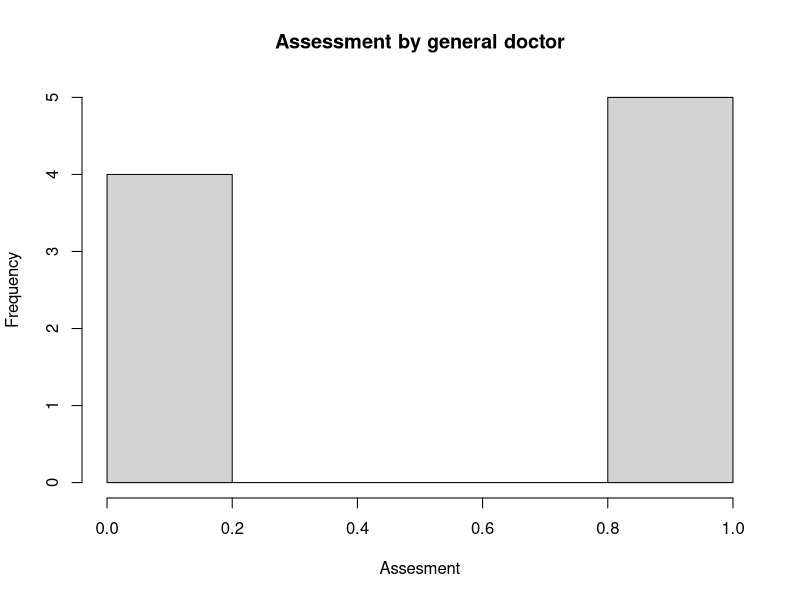
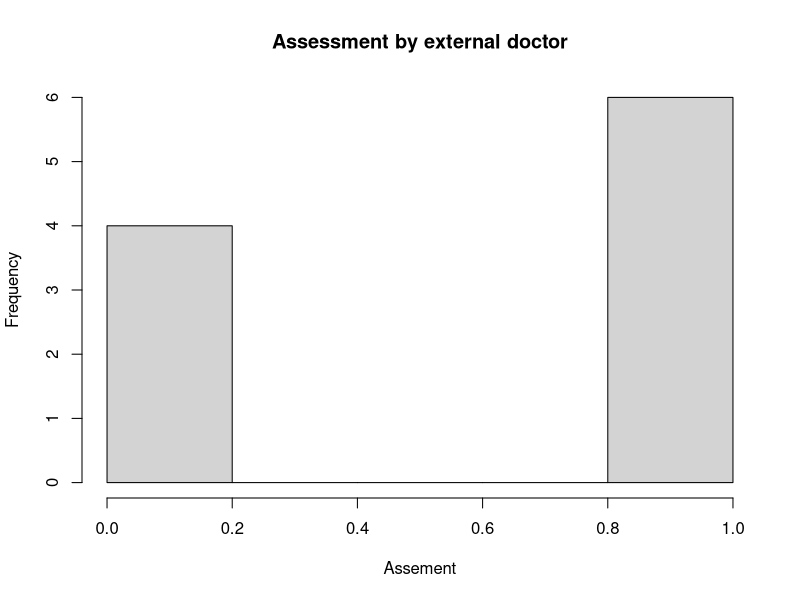
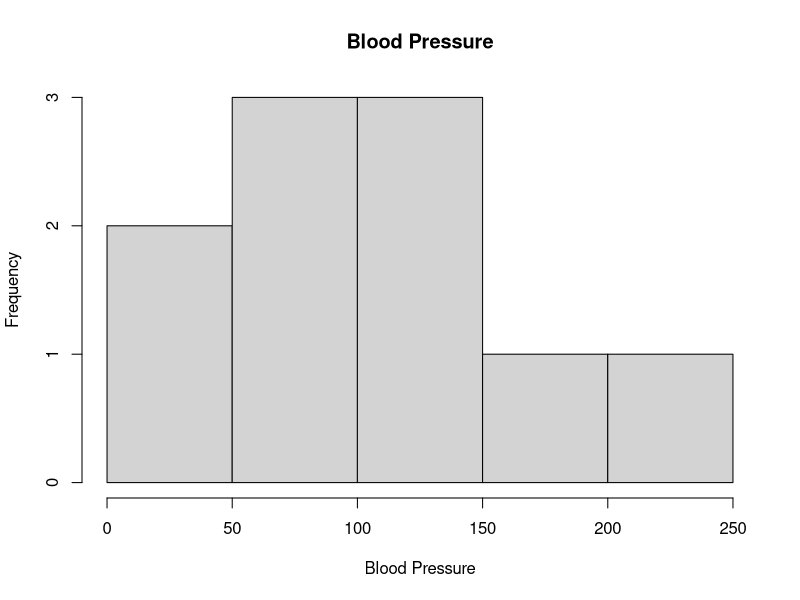
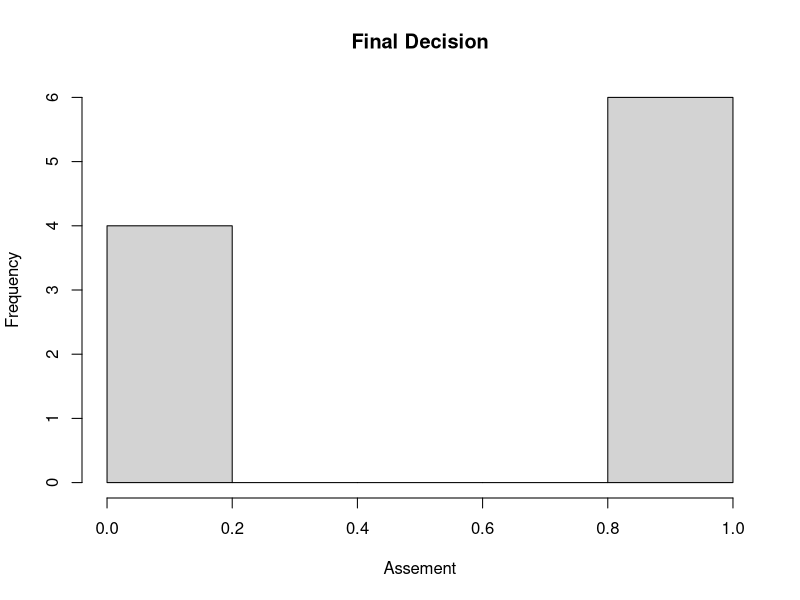
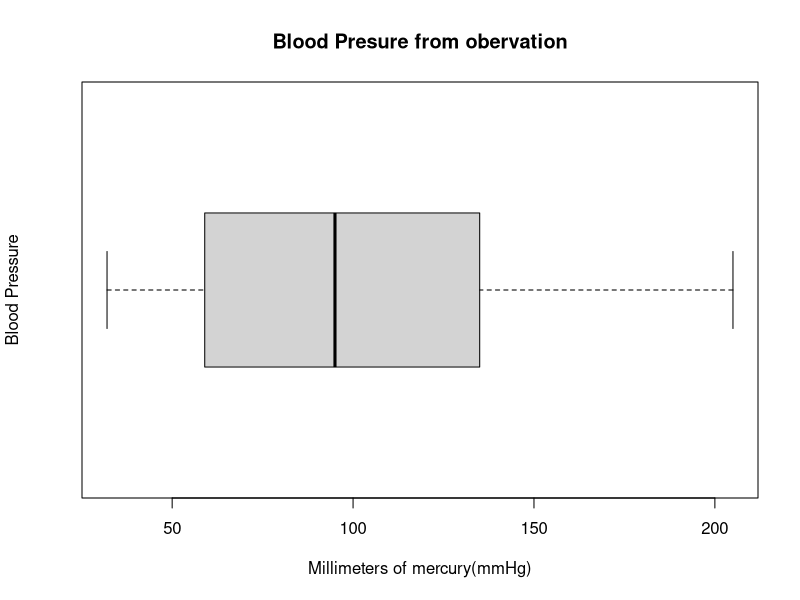
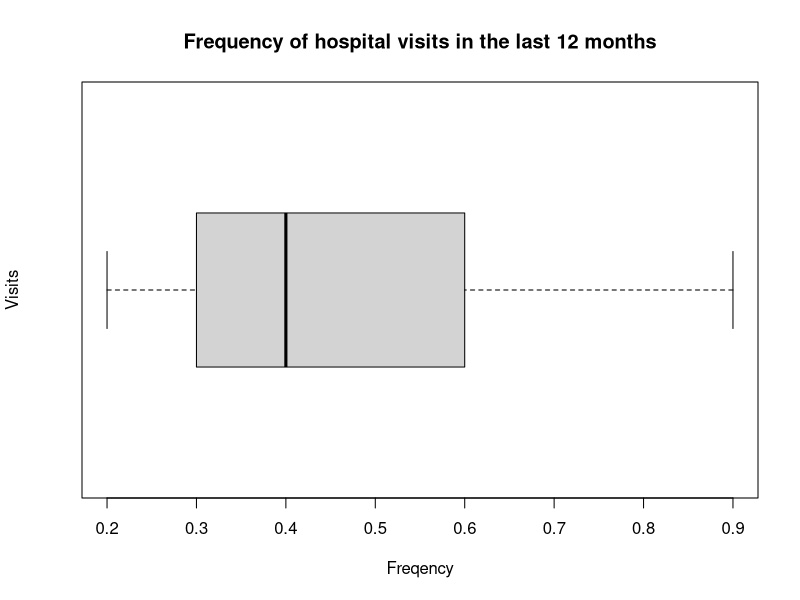
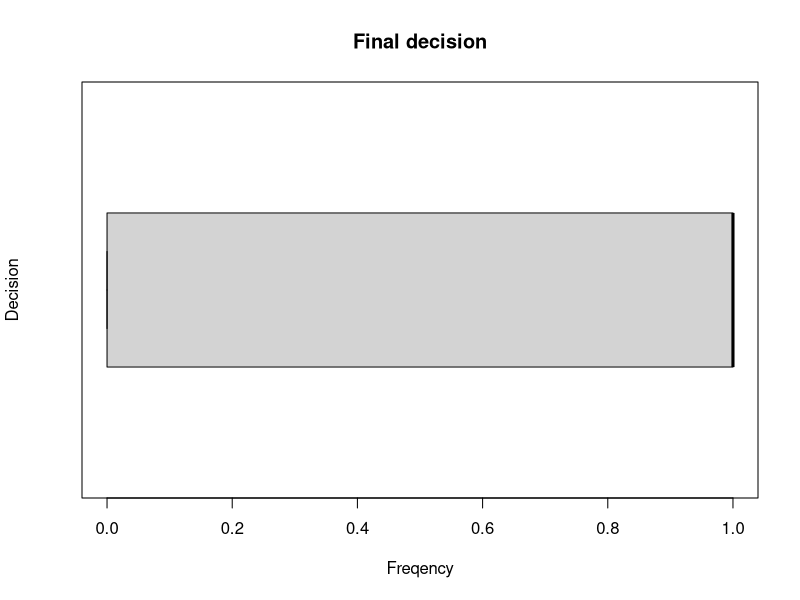

Recreate these plots in R, in order.
#Module4 

#Define variables
freq<- c(0.6, 0.3, 0.4, 0.2, 0.6, 0.3, 0.4, 0.9, 0.2)
bloodp<- c(103, 87, 32, 42, 59, 109, 78, 205, 135, 176)
first<- c(1, 1, 1, 1, 0, 0, 0, 0, NA, 1)
second<- c(0, 0, 1, 1, 0, 0, 1, 1, 1, 1)
Final_decision<- c(0, 1, 0, 1, 0, 1, 0, 1, 1, 1)


#Calculate the mean and median for some variable
bloodp_stats<- c(Mean= mean(bloodp), Median= median(bloodp))
bloodp_stats

freq_stats<- c(Mean= mean(freq), Median= median(freq))
freq_stats


#Create histogram and box plot for each variables
#Add title and change X axle label

hist(first,
     main = "Assessment by general doctor", 
     xlab = "Assesment")

hist(second,
     main = "Assessment by external doctor",
     xlab = "Assement")

hist(bloodp,
     main = "Blood Pressure",
     xlab = "Blood Pressure")

hist(Final_decision,
     main = "Final Decision",
     xlab = "Assement")


boxplot(bloodp,
        main = "Blood Presure from obervation",
        xlab = "Millimeters of mercury(mmHg)",
        ylab = "Blood Pressure",
        horizontal = TRUE)

boxplot(freq,
        main = "Frequency of hospital visits in the last 12 months",
        xlab = "Freqency",
        ylab = "Visits",
        horizontal = TRUE)


boxplot(Final_decision,
        main = "Final decision",
        xlab = "Freqency",
        ylab = "Decision",
        horizontal = TRUE)
